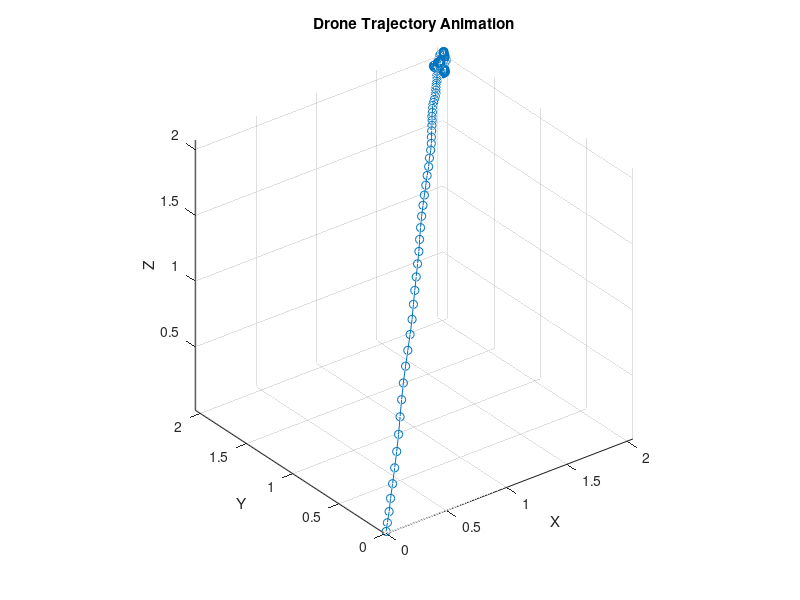
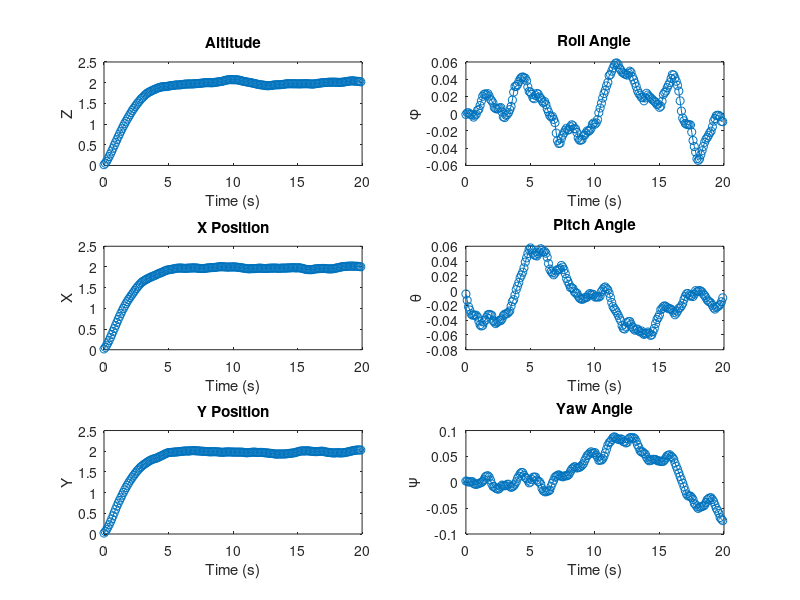

Write the MATLAB code that produced these figures, in order. (Note: this script raises an error after producing the figures.)
clear all;
close all;
clc;

%% Parameters of drone
m = 0.6150; % mass
g = 9.81; % gravity

omega = 0.4; % We define omega = -w1-w2+w3+w4, with wi the angular velocity for each rotor.
Jx = 0.0154;
Jy = 0.0154;
Jz = 0.0309;
Jr = 0.05; % Inertia of the entire motors and rotors around the axis of the body.

a1 = (Jy - Jz) / Jx;  b1 = Jr * omega / Jx;  c1 = 1 / Jx;
a2 = (Jz - Jx) / Jy;  b2 = Jr * omega / Jy;  c2 = 1 / Jy;
a3 = (Jx - Jy) / Jz;  c3 = 1 / Jz;

%% Initialization
% Initial position, velocity, acceleration, and pose
x = 0;  x_dot = 0;
y = 0;  y_dot = 0;
z = 0;  z_dot = 0;

phi = 0;  phi_dot = 0;
theta = 0;  theta_dot = 0;
psi = 0;  psi_dot = 0;

% Target position, velocity, acceleration, and pose
xd = 2;  xd_v = 0;  xd_a = 0;
yd = 2;  yd_v = 0;  yd_a = 0;
zd = 2;  zd_v = 0;  zd_a = 0;

phid = 2;  phid_dot = 0;  phid_double_dot = 0;
thetad = 2;  thetad_dot = 0;  thetad_double_dot = 0;
psid = 0;  psid_dot = 0;  psid_double_dot = 0;

% Gains
k1 = 1;
k2 = 1;
k3 = 1;
k4 = 1;
k5 = 1;
k6 = 1;
k7 = 1;
k8 = 1;
k9 = 1;
k10 = 1;
k11 = 1;
k12 = 1;

%% Definition of State Space
% States
x1 = phi;
x2 = phi_dot;
x3 = theta;
x4 = theta_dot;
x5 = psi;
x6 = psi_dot;
x7 = z;
x8 = z_dot;
x9 = x;
x10 = x_dot;  
x11 = y;
x12 = y_dot;

%% Loop

num_steps = 200;
dt = 0.1;  % Adjusted time step for better animation

% Arrays to store state values
phi_array = zeros(num_steps, 1);
theta_array = zeros(num_steps, 1);
psi_array = zeros(num_steps, 1);
z_array = zeros(num_steps, 1);
x_array = zeros(num_steps, 1);
y_array = zeros(num_steps, 1);

figure;

for t = 1:num_steps
%     % Without noises
%     x1 = phi;
%     x2 = phi_dot;
%     x3 = theta;
%     x4 = theta_dot;
%     x5 = psi;
%     x6 = psi_dot;
%     x7 = z;
%     x8 = z_dot;
%     x9 = x;
%     x10 = x_dot;
%     x11 = y;
%     x12 = y_dot;
    
    % Adding noises to states
    x1 = phi+0.1*randn(1);
    x2 = phi_dot+0.1*randn(1);
    x3 = theta+0.1*randn(1);
    x4 = theta_dot+0.1*randn(1);
    x5 = psi+0.1*randn(1);
    x6 = psi_dot+0.1*randn(1);
    x7 = z+0*randn(1);
    x8 = z_dot+0.1*randn(1);
    x9 = x+0.1*randn(1);
    x10 = x_dot+0.1*randn(1);
    x11 = y+0.1*randn(1);
    x12 = y_dot+0.1*randn(1);
    
    % Position system
    ez_dot = x8 - zd_v;
    e2 = x8 - zd_v + k1 * (x7 - zd);
    ex_dot = x10 - xd_v;
    e3 = x10 - xd_v + k3 * (x9 - xd);
    ey_dot = x12 - yd_v;
    e4 = x12 - yd_v + k5 * (x11 - yd);
    
    u1 = m * (g - zd_a + k1 * ez_dot + k2 * e2) / (cos(x1) * cos(x3));
    ux = m * (-xd_a + k3 * ex_dot + k4 * e3) / u1;
    uy = m * (-yd_a + k5 * ey_dot + k6 * e4) / u1;

    % Pose system
    phid = asin(ux * sin(x5) - uy * cos(x5));
    thetad = asin(ux / (cos(x1) * cos(x5)) - sin(x1) * sin(x5) / (cos(x1) * cos(x5)));
    
    ephi_dot = x2 - phid_dot;
    e5 = x2 - phid_dot + k7 * (x1 - phid);
    etheta_dot = x4 - thetad_dot;
    e6 = x4 - thetad_dot + k9 * (x3 - thetad);
    epsi_dot = x6 - psid_dot;
    e7 = x6 - psid_dot + k11 * (x5 - psid);
    
    u2 = (-x4 * x6 * a1 + x4 * b1 + phid_double_dot - k7 * ephi_dot - k8 * e5) / c1;
    u3 = (-x2 * x6 * a2 + x2 * b2 + thetad_double_dot - k9 * etheta_dot - k10 * e6) / c2;
    u4 = (-x2 * x4 * a3 + psid_double_dot - k11 * epsi_dot - k12 * e7) / c3;

    % Update of states
    phi_double_dot = x4 * x6 * a1 - x4 * b1 + c1 * u2;
    theta_double_dot = x2 * x6 * a2 - x2 * b2 + c2 * u3;
    psi_double_dot = x2 * x4 * a3 + c3 * u4;
    z_double_dot = g - u1 * cos(x1) * cos(x3) / m;
    x_double_dot = -u1 * ux / m;
    y_double_dot = -u1 * uy / m;

    % Euler integration to update velocities
    phi_dot = phi_dot + phi_double_dot * dt;
    theta_dot = theta_dot + theta_double_dot * dt;
    psi_dot = psi_dot + psi_double_dot * dt;
    z_dot = z_dot + z_double_dot * dt;
    x_dot = x_dot + x_double_dot * dt;
    y_dot = y_dot + y_double_dot * dt;

    % Euler integration to update states
    phi = phi + phi_dot * dt;
    theta = theta + theta_dot * dt;
    psi = psi + psi_dot * dt;
    z = z + z_dot * dt;
    x = x + x_dot * dt;
    y = y + y_dot * dt;
    
    % Store state values
    if t <= num_steps
        phi_array(t,1) = phi;
        theta_array(t) = theta;
        psi_array(t) = psi;
        z_array(t) = z;
        x_array(t) = x;
        y_array(t) = y;
    end

    % Plot animation
    plot3(x_array, y_array, z_array, '-o');
    xlabel('X');
    ylabel('Y');
    zlabel('Z');
    title('Drone Trajectory Animation');
    grid on;
    axis equal;
    drawnow;
end

%% Create subplots for each state variable
figure;

subplot(3, 2, 2);
plot(0:dt:(num_steps-1)*dt, phi_array, '-o');
xlabel('Time (s)');
ylabel('\phi');
title('Roll Angle');

subplot(3, 2, 4);
plot(0:dt:(num_steps-1)*dt, theta_array, '-o');
xlabel('Time (s)');
ylabel('\theta');
title('Pitch Angle');

subplot(3, 2, 6);
plot(0:dt:(num_steps-1)*dt, psi_array, '-o');
xlabel('Time (s)');
ylabel('\psi');
title('Yaw Angle');

subplot(3, 2, 1);
plot(0:dt:(num_steps-1)*dt, z_array, '-o');
xlabel('Time (s)');
ylabel('Z');
title('Altitude');

subplot(3, 2, 3);
plot(0:dt:(num_steps-1)*dt, x_array, '-o');
xlabel('Time (s)');
ylabel('X');
title('X Position');

subplot(3, 2, 5);
plot(0:dt:(num_steps-1)*dt, y_array, '-o');
xlabel('Time (s)');
ylabel('Y');
title('Y Position');

% Adjust the layout
sgtitle('Drone State Variables Over Time');
